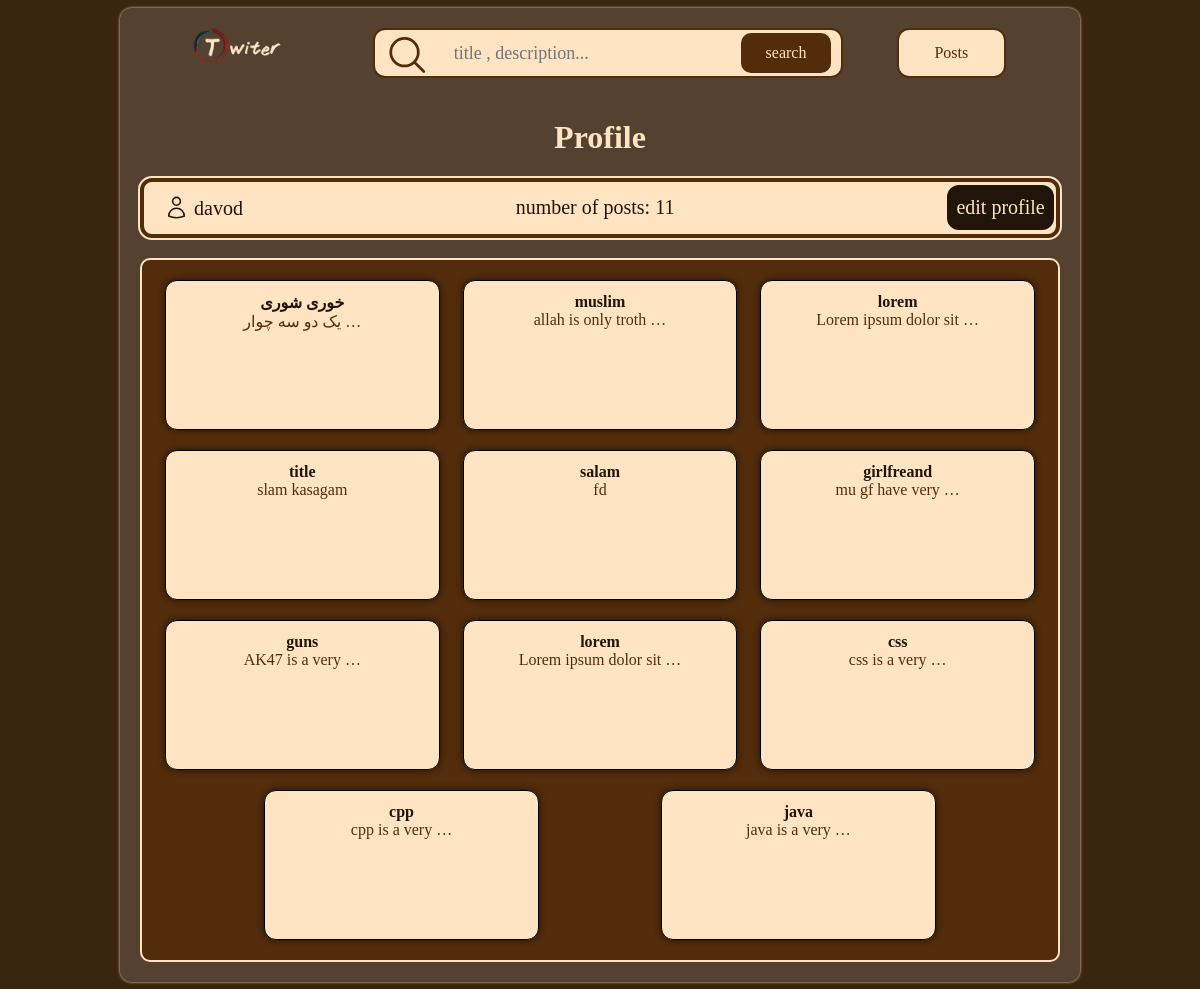
The app's page /blog/profile/1 (signed in) with its own data.
### blog/models.py (models this page shows, shortened)
class Post(models.Model):
    class PublishedManager(models.Manager):
        def get_queryset(self):
            return super().get_queryset().filter(status=Post.Status.PUBLISHED)
    class Status(models.TextChoices):
        DRAFT = ("draft", "Draft")
        REJECTED = ("rejected", "Rejected")
        PUBLISHED = ("published", "Published")
    auther = models.ForeignKey(User, on_delete=models.CASCADE, related_name="posts")
    title = models.CharField(max_length=250)
    description = models.TextField()
    slug = models.CharField(max_length=250)
    publish = models.DateTimeField(default=timezone.now)
    create = models.DateTimeField(auto_now_add=True)
    update = models.DateTimeField(auto_now=True)
    objects = models.Manager()
    published = PublishedManager()
    status = models.CharField(max_length=250, choices=Status.choices, default=Status.DRAFT)
    class Meta:
        ordering = ['-publish']
        indexes = [
            models.Index(fields=['-publish']),
        ]

### blog/views.py (the view)
# urls.py: path('profile/<int:id>', views.profile, name='profile'),
@login_required
def profile(request, id):
    user = User.objects.get(id=id)
    posts = Post.published.filter(auther_id=id)
    context = {
        'user': user,
        'posts': posts,
        'id': id,
    }
    return render(request, 'blog/profile.html', context)

### blog/templates/blog/profile.html (shortened to what this page needs)
{% extends "parent/base_template.html" %}
{% block content%}
    <h1 style="text-align: center; color: bisque" class="prof-title">Profile</h1>
    <div class="prof">
        <div class="prof-username">
            <p>{{ user.username }}</p>
        </div>
        <p class="prof-post-number">number of posts: {{ user.posts.count }}</p>
        <a href="{% url 'blog:edit_profile' id %}" class="edit-profile">edit profile</a>
    </div>
    <div class="posts">
    {% for post in posts %}
        <div class="post">
            <a href="{% url 'blog:post_detail' post.id%}" class="title_in_list"><b>{{ post.title }}</b></a>
            <p class="text">{{ post.description|truncatewords:4}}</p>
        </div>
    {% empty %}
        <p class="no-post">no post founded!</p>
    {% endfor %}
    </div>
{% endblock %}

### blog/static/css/base.css (style rules this page uses)
* { font-family: "Comic Sans MS", serif; transition: all ease 200ms; box-sizing: border-box; }
svg { transition: none; }
body { background-color: #3b2410; }
a { text-decoration: none; display: block; }
p { margin: 0; }
.posts { border: 2px solid bisque; border-radius: 10px; display: flex; justify-content: space-evenly; flex-wrap: wrap; padding-top: 20px; background-color: #522c0b; }
.post { width: 30%; height: 150px; background-color: bisque; box-shadow: 0 0 6px #211509; border: 1px solid black; border-radius: 12px; padding: 12px; margin-bottom: 20px; }
.title_in_list { color: #211509; text-align: center; display: block; }
.text { text-align: center; color: #522c0b; }
.prof { margin: 20px auto; border-radius: 12px; display: flex; gap: 20px; width: 100%; height: 60px; font-size: 20px; color: #211509; background-color: bisque; border: 4px solid #522c0b; outline: bisque 2px solid; padding: 0 2px 0 20px; justify-content: space-between; text-align: center; line-height: 50px; }
.edit-profile { margin: auto 0; border-radius: 12px; height: 45px; width: 12%; background-color: #211509; color: bisque; line-height: 45px; }
.user-icon { width: 25px; margin-right: 5px; }
.prof-username { display: flex; align-items: center; }

### records on screen
Post: title "خوری شوری", description "یک دو سه چوار …"
Post: title "muslim", description "allah is only troth …"
Post: title "lorem", description "Lorem ipsum dolor sit …"
Post: title "title", description "slam kasagam"
Post: title "salam", description "fd"
Post: title "girlfreand", description "mu gf have very …"
Post: title "guns", description "AK47 is a very …"
Post: title "lorem", description "Lorem ipsum dolor sit …"
Post: title "css", description "css is a very …"
Post: title "cpp", description "cpp is a very …"
Post: title "java", description "java is a very …"

### other values on screen
{{ user.username }} "davod"
{{ user.posts.count }} "11"
